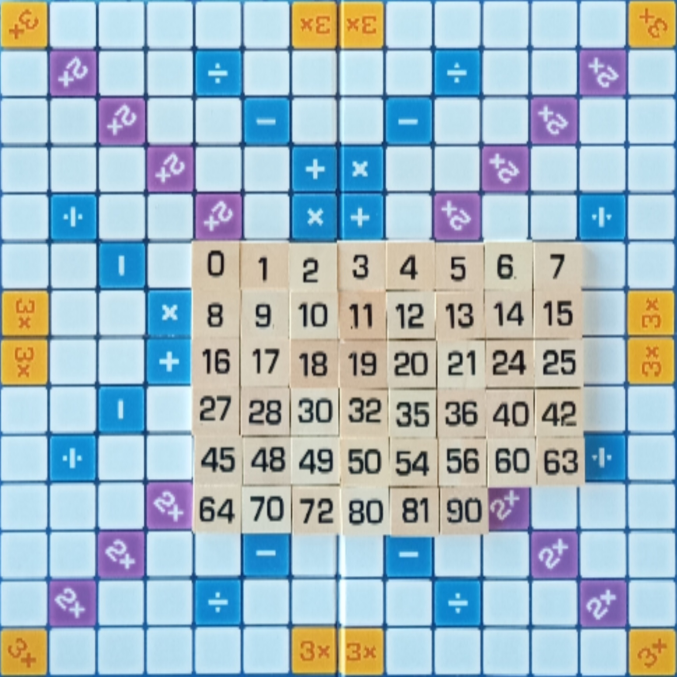
#> input picture full_board.jpg, 2030 x 2030 px (shown at 1/3 size); its folder holds only this picture in this run
$ python -i 'classifier copy.py'   (imports and definitions only)
#> lines starting #> are read from the running program, lines starting #| are printed output that depends on the picture; after the words box and inside, x2 and y2 are one past the last pixel; in counts of white or black regions, pixels touching at a corner belong together
#> further down, picture is the input picture: shape (2030, 2030, 3); mean B, G, R 196.2, 185.9, 164.5
import cv2 as cv
import numpy as np
import os
import glob


def detect_bounding_box(image):
    gray = cv.cvtColor(image, cv.COLOR_BGR2GRAY)
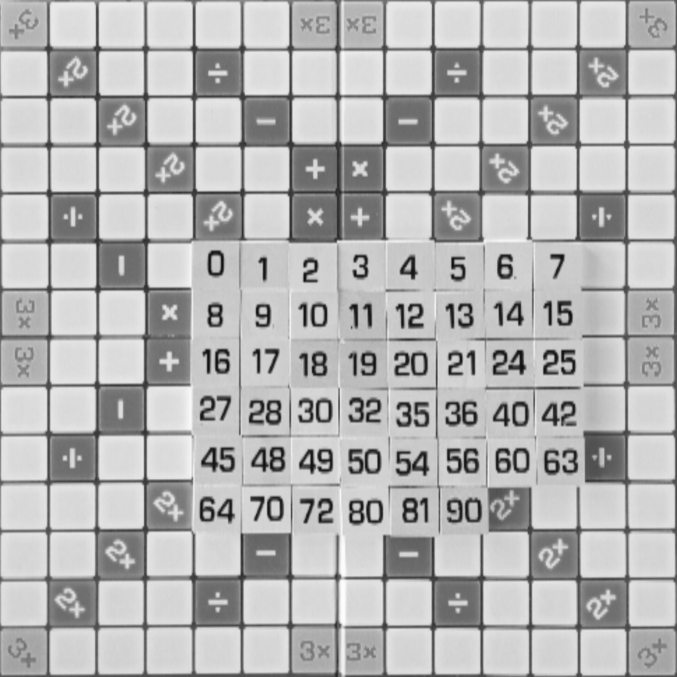
#> gray: shape (2030, 2030) (shown at 1/3 size); min 10, max 253, mean 180.7
    _, thresh = cv.threshold(gray, 50, 255, cv.THRESH_BINARY_INV)
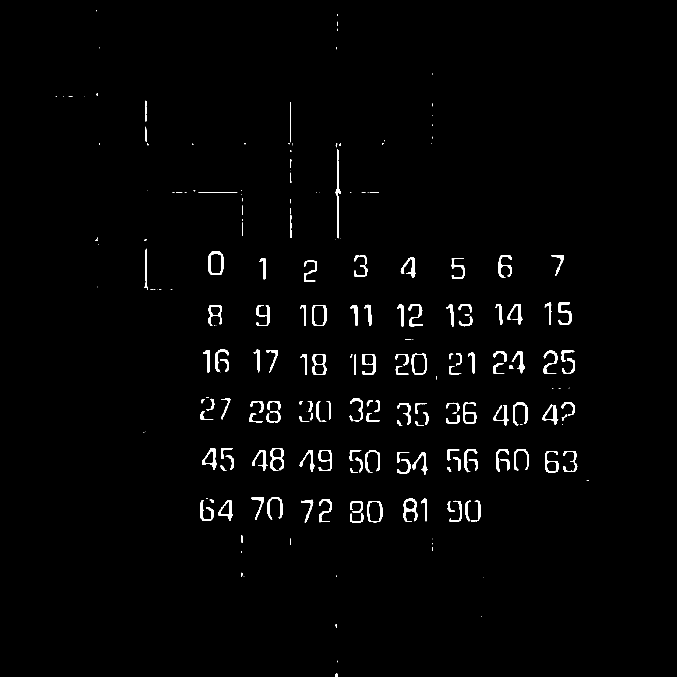
#> thresh: shape (2030, 2030) (shown at 1/3 size); 1.5% white; 231 white regions (79 under 20 px), largest, box (x1, y1, x2, y2) and area: (1209, 1496, 1252, 1565) 1113, (626, 754, 670, 825) 1080, (811, 1344, 852, 1412) 1010

    # Use morphological operations to remove noise and merge nearby components
    kernel = np.ones((5, 5), np.uint8)
    morph = cv.morphologyEx(thresh, cv.MORPH_CLOSE, kernel)
#> morph: shape (2030, 2030); 1.5% white; 211 white regions (64 under 20 px), largest, box (x1, y1, x2, y2) and area: (1209, 1496, 1252, 1565) 1135, (626, 754, 670, 825) 1080, (811, 1344, 852, 1412) 1021

    # Ignore the margins (10%)
    h, w = morph.shape
#> h = 2030; w = 2030
    margin_h = int(h * 0.1)
#> margin_h = 203
    margin_w = int(w * 0.1)
#> margin_w = 203
    cropped_morph = morph[margin_h:h-margin_h, margin_w:w-margin_w]
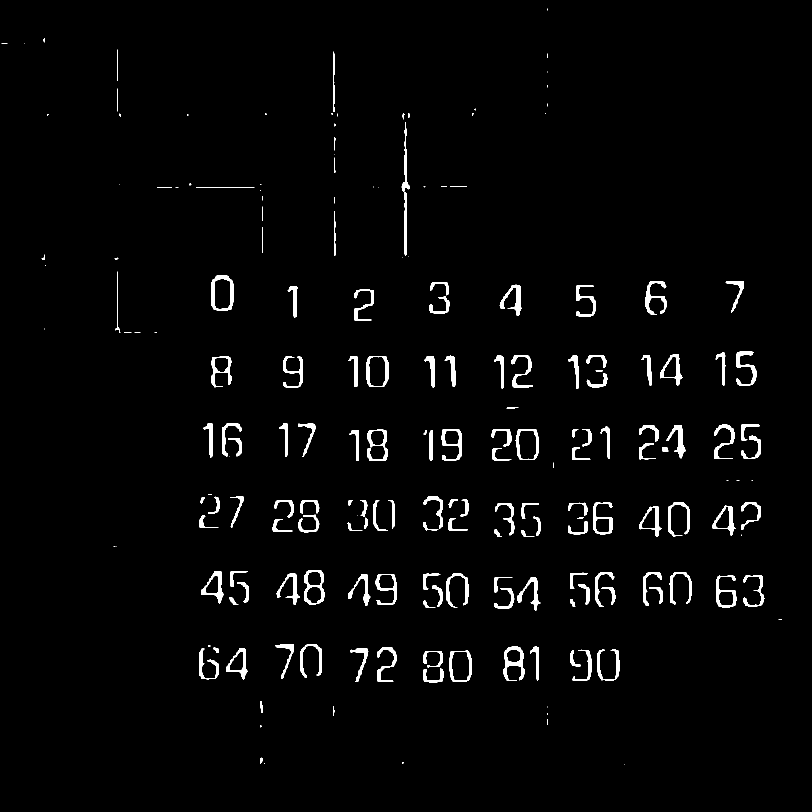
#> cropped_morph: shape (1624, 1624) (shown at 1/2 size); 2.3% white; 199 white regions (54 under 20 px)

    contours, _ = cv.findContours(
        cropped_morph, cv.RETR_EXTERNAL, cv.CHAIN_APPROX_SIMPLE)
#> contours = 199 contours, 65 with area under 20; largest, box (x1, y1, x2, y2) and area: (423, 551, 467, 622) 2755, (898, 1301, 944, 1364) 2496, (1031, 858, 1078, 920) 2488, (733, 712, 777, 774) 2446, (608, 1141, 649, 1209) 2326
    if contours:
        # Filter out small contours that are likely to be noise or margins
        filtered_contours = [
            contour for contour in contours if cv.contourArea(contour) > 100]
#> filtered_contours = 109 contours; largest, box (x1, y1, x2, y2) and area: (423, 551, 467, 622) 2755, (898, 1301, 944, 1364) 2496, (1031, 858, 1078, 920) 2488, (733, 712, 777, 774) 2446, (608, 1141, 649, 1209) 2326

        if filtered_contours:
            x_min, y_min = np.inf, np.inf
            x_max, y_max = -np.inf, -np.inf
            for contour in filtered_contours:
                x, y, w, h = cv.boundingRect(contour)
                x_min = min(x_min, x)
                y_min = min(y_min, y)
                x_max = max(x_max, x + w)
                y_max = max(y_max, y + h)
#> this loop made 109 passes
#> (x, y, w, h, x_min, y_min, x_max) on passes 1 to 12: (847, 1336, 40, 29, 847, 1336, 887), (847, 1302, 39, 33, 847, 1302, 887), (898, 1301, 46, 63, 847, 1301, 944), (1140, 1300, 22, 33, 847, 1300, 1162), (1194, 1299, 45, 62, 847, 1299, 1239), (1144, 1299, 39, 63, 847, 1299, 1239), (452, 1297, 43, 62, 452, 1297, 1239), (398, 1297, 40, 62, 398, 1297, 1239), (701, 1296, 36, 68, 398, 1296, 1239), (754, 1295, 39, 69, 398, 1295, 1239), (1060, 1293, 18, 68, 398, 1293, 1239), (1006, 1293, 43, 69, 398, 1293, 1239)
            if x_min < np.inf and y_min < np.inf:
                # Adjust the bounding box coordinates to account for the cropped margins
                x, y, w, h = x_min + margin_w, y_min + margin_h, x_max - x_min, y_max - y_min
#> x = 434; y = 447; w = 1298; h = 1121

                # Expand the bounding box by 10%
                expand_w = int(w * 0.1)
#> expand_w = 129
                expand_h = int(h * 0.1)
#> expand_h = 112
                x = max(0, x - expand_w)
#> x = 305
                y = max(0, y - expand_h)
#> y = 335
                w = min(w + 2 * expand_w, image.shape[1] - x)
#> w = 1556
                h = min(h + 2 * expand_h, image.shape[0] - y)
#> h = 1345

                return x, y, w, h
    return None


# [80 lines left out: functions get_centered_crop, classify_number, process_and_classify, load_templates, save_warped_templates, save_warped_images, not called in this run]

>>> import cv2
>>> picture = cv2.imread('full_board.jpg')
>>> result = detect_bounding_box(picture)
#> result = (305, 335, 1556, 1345)
